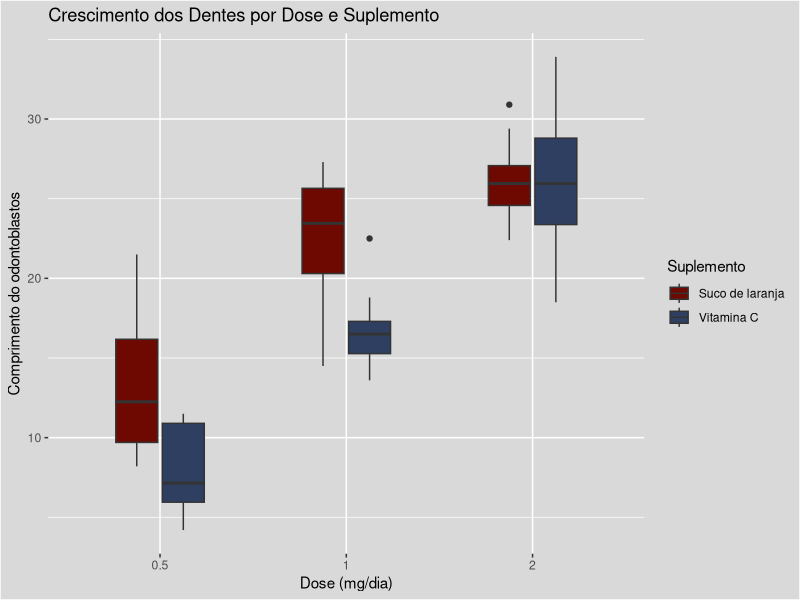
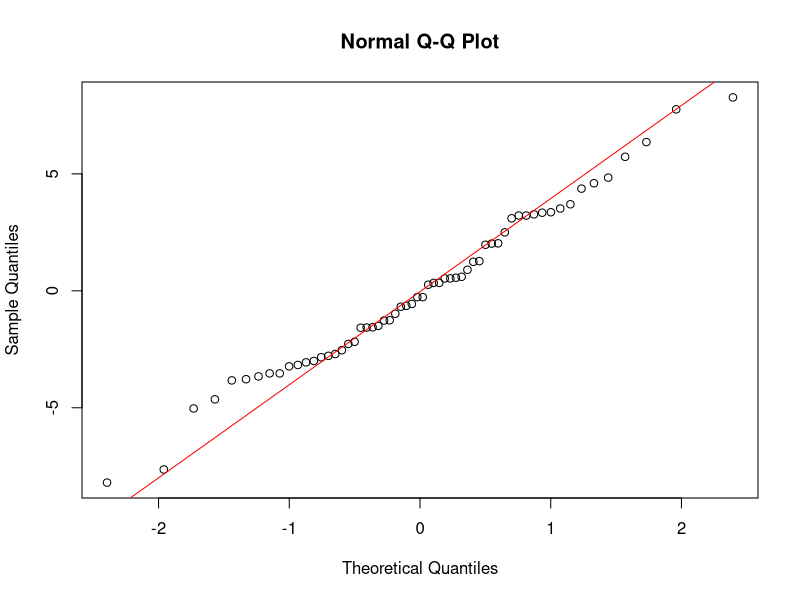

Write R code to recreate these figures, in order.
## ---- chunk 1
# Carregar pacote

library(ggplot2) # Gráficos
library(tidyverse) # Estrutura dos dados

# Carregar dados

data("ToothGrowth")
head(ToothGrowth)

# Resumo estatístico

summary(ToothGrowth)

# Verificar estrutura

glimpse(ToothGrowth)
## ---- chunk 2
ggplot(ToothGrowth, aes(x = factor(dose), 
                        y = len, fill = supp)) +
  geom_boxplot(width = 0.5) +
  labs(title = "Crescimento dos Dentes por Dose e Suplemento",
       x = "Dose (mg/dia)", y = "Comprimento do odontoblastos") +
  scale_fill_manual(values = c("#6E0902", "#2E3F62"),
                    name = "Suplemento",
                    breaks = c("OJ", "VC"),
                    labels = c("Suco de laranja", "Vitamina C")) +
  theme(plot.background = element_rect(fill = "gray85"),
        panel.background = element_rect(fill = "gray85"),
        legend.background = element_rect(fill = "gray85"))
## ---- chunk 3
# Passo 1: ANOVA Two-Way

modelo_anova <- aov(len ~ supp * factor(dose), data = ToothGrowth)

summary(modelo_anova)

# Passo 2: Verificar normalidade

shapiro.test(residuals(modelo_anova))
qqnorm(residuals(modelo_anova))
qqline(residuals(modelo_anova), col = "red")

# Passo 3: Verificar homogeneidade de variâncias

library(car)

leveneTest(len ~ supp * factor(dose), data = ToothGrowth)
## ---- chunk 4
# Ajustar o modelo ANOVA

modelo_anova <- aov(len ~ supp * factor(dose), data = ToothGrowth)

# Ver os resultados

summary(modelo_anova)
## ---- chunk 5
TukeyHSD(modelo_anova)
